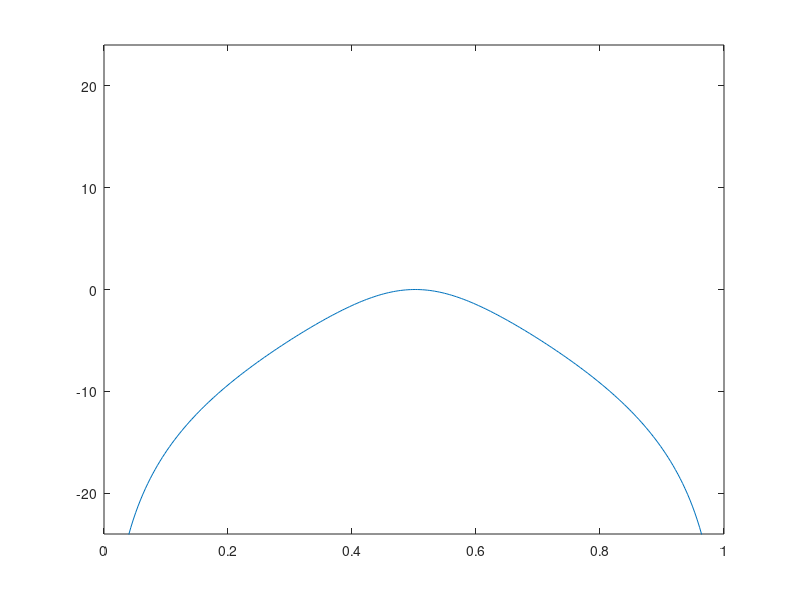

Write the MATLAB code that produced this figure.
clear all

%% Reference scalar implementation
%%
%% Arguments:
%%  - x: input signal
%%  - Fn: normalized frequency.
%%  - Q: Q-factor (resonance = 1/2Q). Should clamped in the range [0.5; 10)
%%
function y = scalar (x, Fn, Q)
  %% Initialize y
  y = zeros(3, length(x));

  %% Compute feedforward/feedback coefficients
  fb = 1 / Q
  ff = tan(Fn * pi / 2)

  %% Compute overall gain
  gain = 1 / (1 + ff / Q + ff * ff)

  %% Initialize the state.
  s = [0, 0];

  %% Do the filtering.
  for n = 1:length(x)
    %% As per the Zavalishin text, solve in terms of yhp and then compute bp/lp outputs.
    yhp = gain * (x(n) - fb * s(1) - ff * s(1) - s(2))
    ybp = ff * yhp + s(1);
    ylp = ff * ybp + s(2);

    % Update the state variables.
    s(1) = ff * yhp + ybp;
    s(2) = ff * ybp + ylp;

    y(:,n) = [yhp, ybp, ylp];
    %% Update the st
  endfor
endfunction

%% Implementation of the scalar version using matrix arithmetic for the filtering and state updates
%% in order to remove the data dependencies.
function y = matrix (x, Fn, Q)
  %% Initialize y
  y = zeros(3, length(x));

  %% Compute feedforward/feedback coefficients
  fb = 1 / Q
  ff = tan(Fn * pi / 2)

  %% Compute overall gain
  gain = 1 / (1 + ff / Q + ff * ff)

  %% Initialize the state variables.
  s = [0, 0];

  %% Do the filtering.
  for n = 1:length(x)
    %% The "A" matrix maps input and state variables to highpass/lowpass/bandpass outputs. These
    %% matrices can be computed ahead of time if the filter is not time-variant.
    A = gain .* [
      1, -(ff + fb), -1 ;
      ff, 1, -ff ;
      ff * ff, ff, 1 + fb ;
    ];

    %% The "B" matrix maps state to next state, and it is derived from the "A" matrix.
    B = [
      ff .* A(1, :) + A(2, :),
      ff .* A(2, :) + A(3, :),
    ];

    %% Create the input vector, by concatenating (x) with the state vector.
    z = [x(n), s(1), s(2)];

    %% Compute output and next state. Note that there is no data dependency between the two.
    y(:, n) = A * z';
    s       = B * z';
  endfor
endfunction

%% Same as the matrix implementation, but instead of computing all outputs at once we pre-compute
%% the filter coefficients and unroll the result to compute two outputs at once.
function y = multival (x, Fn, Q)
  y = zeros(1, length(x));

  %% Compute feedforward/feedback coefficients
  fb = 1 / Q
  ff = tan(Fn * pi / 2)

  %% Compute overall gain
  gain = 1 / (1 + ff / Q + ff * ff)

  %% Compute the coefficient vectors.
  hpf = gain .* [1, -(ff + fb), -1, 0 ];
  bpf = gain .* [ff, 1, -ff, 0 ];
  lpf = gain .* [ff * ff, ff, 1 + fb, 0 ];

  %% Compute the state update vectors.
  s1 = ff .* hpf + bpf;
  s2 = ff .* bpf + lpf;

  %% Unroll.
  a = bpf;  % TODO: other filte rshapes
  b =  a(2) .* s1 +  a(3) .* s2 + [0, 0, 0,  a(1)];
  c = s1(2) .* s1 + s1(3) .* s2 + [0, 0, 0, s1(1)];
  d = s2(2) .* s1 + s2(3) .* s2 + [0, 0, 0, s2(1)];

  %% Do the filtering
  s = [0, 0]
  for m = 0:(length(x)/2 - 1)
    n = m * 2 + 1;
    z = [x(n), s(1), s(2), x(n + 1)];
    y(n)     = dot(a, z);
    y(n + 1) = dot(b, z);
    s(1)     = dot(c, z);
    s(2)     = dot(d, z);
  endfor
endfunction

function H = magnitude(y)
  H = fft(y)(1:length(y)/2);
  H = 20*log10(abs(H));
endfunction

% unit implse
x = zeros(1, 512);
x(1) = 1;

% filter with some parameters
y = multival(x, 0.5, 1.0);

% plot hp/bp/lp outputs
Y  = magnitude(y);
f  = linspace(0,1,length(Y));
plot(f, Y);
axis([0, 1, -24, 24])
